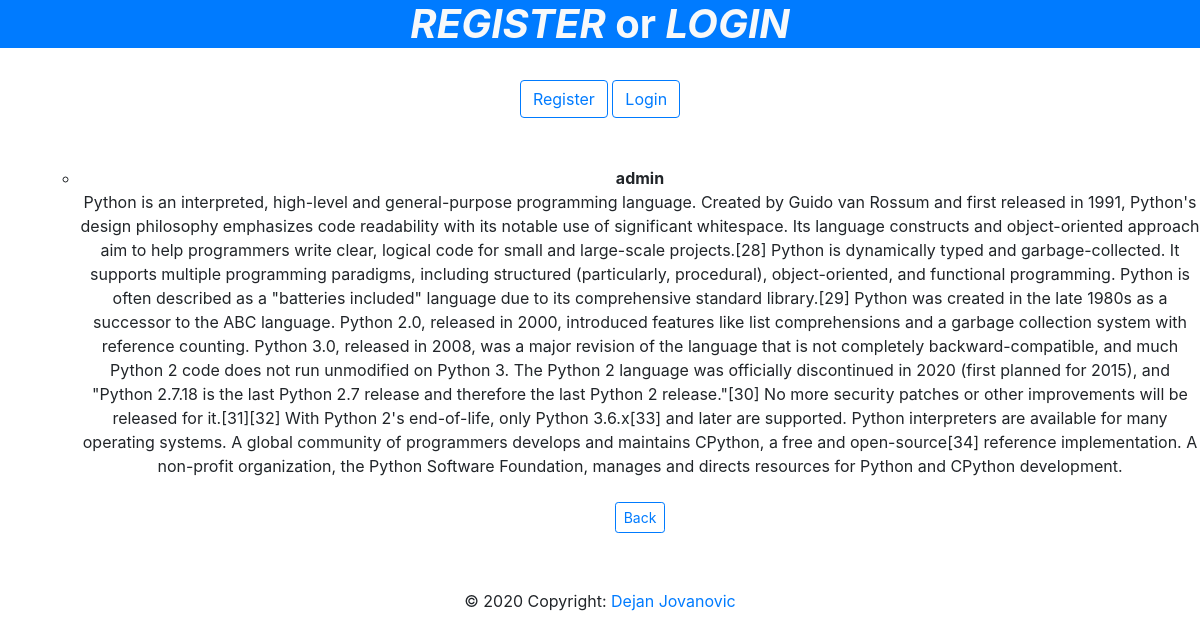
Page /details/17 on the committed database.
### test_app/models.py (models this page shows, shortened)
class Post(models.Model):
	author = models.ForeignKey(User, on_delete = models.CASCADE)
	body = models.TextField()

### test_app/views.py (the view)
# urls.py: path('details/<int:pk>', details.as_view(), name = 'details'),
class details(DetailView):
	model = Post
	template_name = 'details.html'

### test_app/templates/details.html (shortened to what this page needs)
{% extends 'base.html' %}
{% block body %}
{% if post %}
<br><br>
<ul>
<li><b>{{ post.author }}</b></li>
		{{ post.body|safe }}
		<br><br>
	    <a href="{% url 'home' %}" class='btn btn-outline-primary btn-sm'> Back </a>
</ul>
{% endif %}
{% endblock %}

### test_app/templates/base.html (style rules this page uses)
body { background-repeat: no-repeat; background-attachment: fixed;*/ background-size: 100% 100%; margin-top: 0px; margin-left: 0px; margin-right: 0px; }

### rows in the picture
Post: author "admin", body "Python is an interpreted, high-level and general-purpose programming language. Created by Guido van Rossum and first released in 1991, Python's design philosophy emphasizes code readability with its notable use of significant whitespace. Its language constructs and object-oriented approach aim to help programmers write clear, logical code for small and large-scale projects.[28] Python is dynamically typed and garbage-collected. It supports multiple programming paradigms, including structured (particularly, procedural), object-oriented, and functional programming. Python is often described as a \"batteries included\" language due to its comprehensive standard library.[29] Python was created in…"
